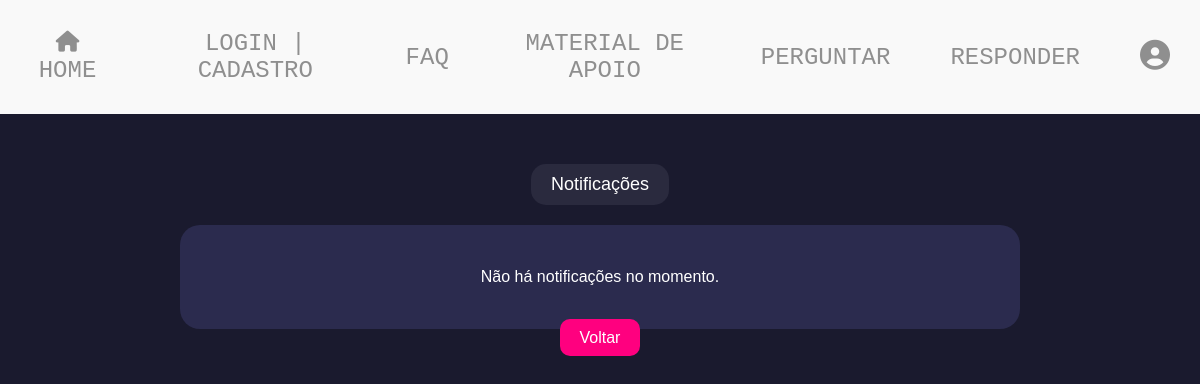
The app's page /notificacoes.php (signed in), older data.
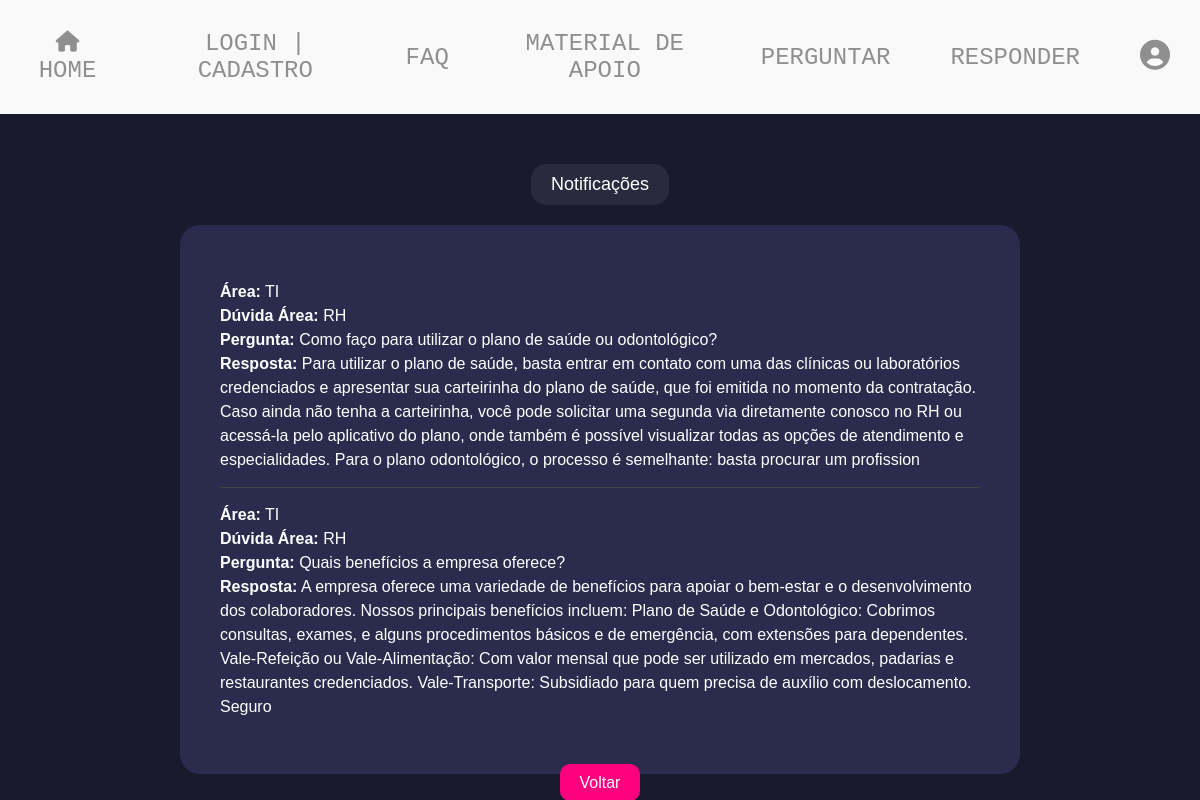
The same page, newer data.
### tables this page shows
CREATE TABLE IF NOT EXISTS `forum_perguntas` (
  `fk_id_usuario` int NOT NULL,
  `id_pergunta` int NOT NULL AUTO_INCREMENT,
  `area` varchar(40) NOT NULL,
  `duvida_area` varchar(40) NOT NULL,
  `pergunta` varchar(500) DEFAULT NULL,
  PRIMARY KEY (`id_pergunta`),
  KEY `fk_id_usuario` (`fk_id_usuario`)
);

CREATE TABLE IF NOT EXISTS `forum_respostas` (
  `fk_id_usuario` int NOT NULL,
  `fk_id_pergunta` int DEFAULT NULL,
  `id_resposta` int NOT NULL AUTO_INCREMENT,
  `resposta` varchar(500) DEFAULT NULL,
  `curtidas` int DEFAULT NULL,
  PRIMARY KEY (`id_resposta`),
  KEY `id_usuario` (`fk_id_usuario`,`fk_id_pergunta`)
);

### conexao.php (called while the page is built, shortened)
<?php
    include 'css/css.php';

### notificacoes.php (the view, shortened to what this page needs)
<?php
include_once 'conexao.php';
include 'css/css.php';
include_once 'menu.php';
$id_usuario = $_SESSION['id_usuario'];
$sql = "SELECT p.id_pergunta, p.area, p.duvida_area, p.pergunta, r.resposta
        FROM forum_perguntas AS p
        INNER JOIN forum_respostas AS r ON p.id_pergunta = r.fk_id_pergunta
        WHERE p.fk_id_usuario = :id_usuario
        ORDER BY r.id_resposta DESC
        LIMIT 4";
$stmt = $conn->prepare($sql);
$stmt->bindParam(':id_usuario', $id_usuario, PDO::PARAM_INT);
$stmt->execute();
$notificacoes = $stmt->fetchAll(PDO::FETCH_ASSOC);
?>
<!DOCTYPE html>
<html lang="pt-br">
<head>
</head>
<body>
    <div class="container">
        <div class="subtitle">Notificações</div>
        <div class="faq-box">
            <?php if (!empty($notificacoes)): ?>
                <?php foreach ($notificacoes as $notificacao): ?>
                    <div class="notificacao">
                        <p><strong>Área:</strong> <?= htmlspecialchars($notificacao['area']) ?></p>
                        <p><strong>Dúvida Área:</strong> <?= htmlspecialchars($notificacao['duvida_area']) ?></p>
                        <p><strong>Pergunta:</strong> <?= htmlspecialchars($notificacao['pergunta']) ?></p>
                        <p><strong>Resposta:</strong> <?= htmlspecialchars($notificacao['resposta']) ?></p>
                    </div>
                <?php endforeach; ?>
            <?php else: ?>
                <p>Não há notificações no momento.</p>
            <?php endif; ?>
        </div>
        <a href="dashboard.php" class="button">Voltar</a>
    </div>
</body>
</html>

### css/css.php (shortened to what this page needs)
<!DOCTYPE html>
<html lang="pt-br">
<head>
    <link href="https://cdn.jsdelivr.net/npm/select2@4.1.0-rc.0/dist/css/select2.min.css" rel="stylesheet" />
    </head>
    <body>
    </body>
</html>

### menu.php (shortened to what this page needs)
<!DOCTYPE html>
<html lang="pt-br">
<head>
</head>
<body>
    <nav>
        <ul class="menuItems">
            <li><a href='home.php' data-item='Home'><i class="fa-solid fa-house fa-sm"></i> Home</a></li>
            <li><a href='login_cadastro.php' data-item='Login | Cadastro'>Login | Cadastro</a></li>
            <li><a href='faq.php' data-item='FAQ'>FAQ</a></li>
            <li><a href='material_apoio.php' data-item='Material de Apoio'>Material de Apoio</a></li>
            <li><a href='perguntas.php' data-item='Perguntar'>Perguntar</a></li>
            <li><a href='respostas.php' data-item='Responder'>Responder</a></li>
            <li><a href='dashboard.php' data-item='Meu Perfil'><i class="fa-solid fa-circle-user fa-lg"></i></a></li>
        </ul>
    </nav>
</body>
</html>

### css/css.php (style rules this page uses)
nav { display: flex; flex-direction: column; justify-content: center; align-items: center; position: relative; font-family: Hack, monospace; width: 100%; margin: 0px; background: var(--cinza-primario); padding: 0px; }
.menuItems { list-style: none; display: flex; justify-content: center; }
.menuItems li { display: flex; align-items: center; margin: 30px; position: relative; text-align: center; }
.menuItems a { text-decoration: none; color: var(--cinza-secundario); font-size: 24px; font-weight: 400; text-transform: uppercase; position: relative; }
.menuItems a::before { content: ''; position: absolute; width: 100%; height: 3px; bottom: -6px; background:linear-gradient(90deg, var(--roxo), var(--rosa)); visibility: hidden; transform: scaleX(0); transition: transform 0.3s ease, visibility 0s linear 0.3s; }
body { background-color: #1a1a2e; font-family: Segoe UI, Tahoma, Geneva, Verdana, sans-serif, Arial; color: #fff; text-align: center; margin: 0; padding: 0; }
.container { margin-top: 50px; }
.subtitle { background-color: #2a2a3e; color: #fff; padding: 10px 20px; border-radius: 15px; font-size: 18px; display: inline-block; margin-bottom: 20px; }
.faq-box { background-color: #2b2b4e; padding: 40px; margin: 0 auto; width: 70%; border-radius: 20px; font-size: 16px; line-height: 1.5; color: #fff; }
.button { background-color: #ff007f; color: #fff; padding: 10px 20px; border: none; border-radius: 10px; cursor: pointer; font-size: 16px; margin-top: 20px; text-decoration: none; }
:root { --rosa: #FF007F; --roxo: #9340ff; --vermelho-primario: #fe797b; --vermelho-secundario: #FC445D; --laranja-primario: #ffb750; --laranja-secundario: #f39c12; --amarelo-primario: #ffea56; --amarelo-secundario: #f1c40f; --verde-primario: #8fe968; --verde-secundario: #7BDB47; --azul-secundario: #e6006b; --roxo-primario: #a587ca; --roxo-secundario: #8c6db6; --cinza-primario: #f9f9f9; --cinza-secundario: #8f8f8f; }
* { padding: 0; margin: 0; box-sizing: border-box; }
a { color: #8c6db6; text-decoration: none; }

### notificacoes.php (style rules this page uses)
body { background-color: #1a1a2e; font-family: Arial, sans-serif; color: #fff; text-align: center; margin: 0; padding: 0; }
.container { margin-top: 50px; }
.subtitle { background-color: #2a2a3e; color: #fff; padding: 10px 20px; border-radius: 15px; font-size: 18px; display: inline-block; margin-bottom: 20px; }
.faq-box { background-color: #2b2b4e; padding: 40px; margin: 0 auto; width: 70%; border-radius: 20px; font-size: 16px; line-height: 1.5; color: #fff; }
.notificacao { border-bottom: 1px solid #444; padding: 15px 0; text-align: left; }
.notificacao:last-child { border-bottom: none; }
.button { background-color: #ff007f; color: #fff; padding: 10px 20px; border: none; border-radius: 10px; cursor: pointer; font-size: 16px; margin-top: 20px; text-decoration: none; }
a { text-decoration: none; }

Row changes from the older to the newer data that the page shows:
now on this page (row edited): forum_perguntas: area "TI", duvida_area "RH", pergunta "Como faço para utilizar o plano de saúde ou odontológico?", forum_respostas.resposta "Para utilizar o plano de saúde, basta entrar em contato com uma das clínicas ou laboratórios credenciados e apresentar sua carteirinha do plano de saúde, que foi emitida no momento da contratação. Caso ainda não tenha a carteirinha, você pode solicitar uma segunda via diretamente conosco no RH ou acessá-la pelo aplicativo do plano, onde também é possível visualizar todas as opções de atendimento e especialidades. Para o plano odontológico, o processo é semelhante: basta procurar um profission"
now on this page (row edited): forum_perguntas: area "TI", duvida_area "RH", pergunta "Quais benefícios a empresa oferece?", forum_respostas.resposta "A empresa oferece uma variedade de benefícios para apoiar o bem-estar e o desenvolvimento dos colaboradores. Nossos principais benefícios incluem: Plano de Saúde e Odontológico: Cobrimos consultas, exames, e alguns procedimentos básicos e de emergência, com extensões para dependentes. Vale-Refeição ou Vale-Alimentação: Com valor mensal que pode ser utilizado em mercados, padarias e restaurantes credenciados. Vale-Transporte: Subsidiado para quem precisa de auxílio com deslocamento. Seguro"
Text that changed along with them:
text no longer shown: "Não há notificações no momento."
